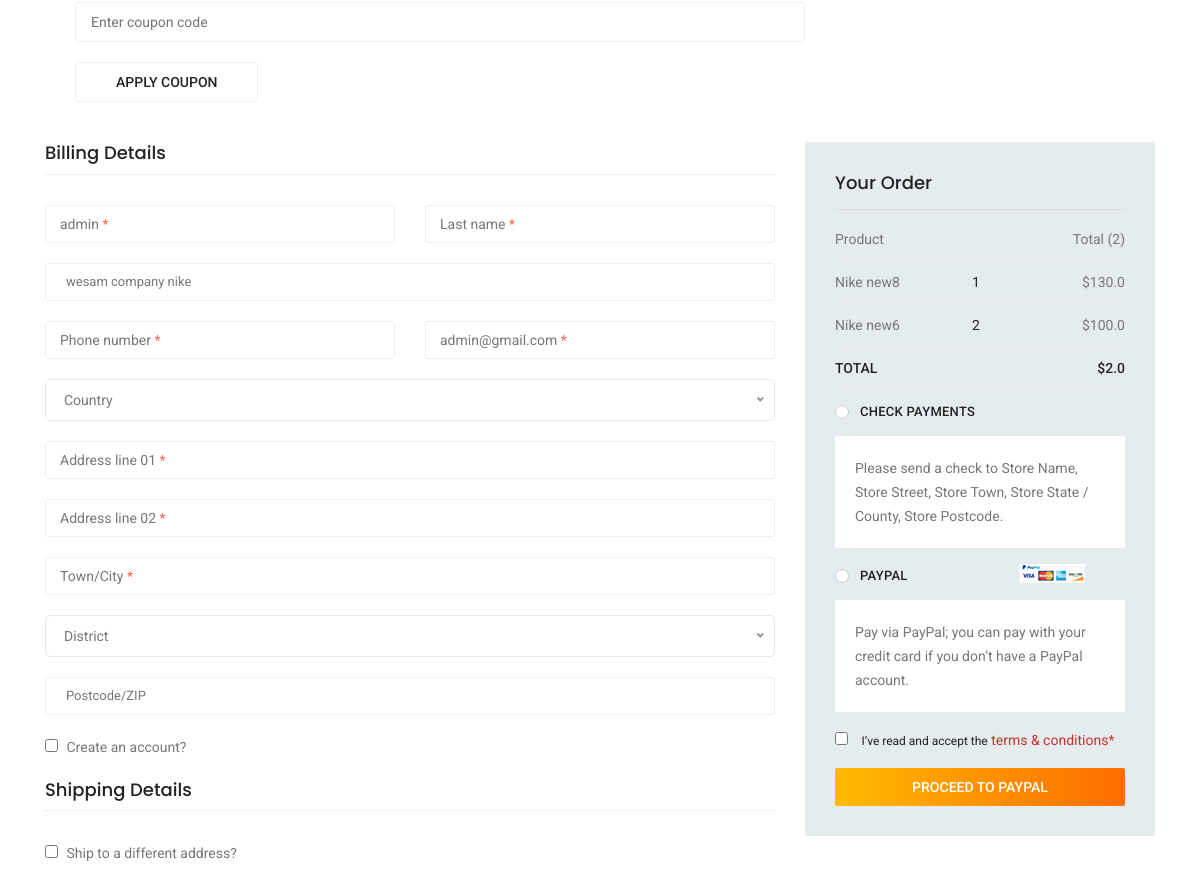
Page /orders/checkout (signed in, middle part) on the earlier database version.
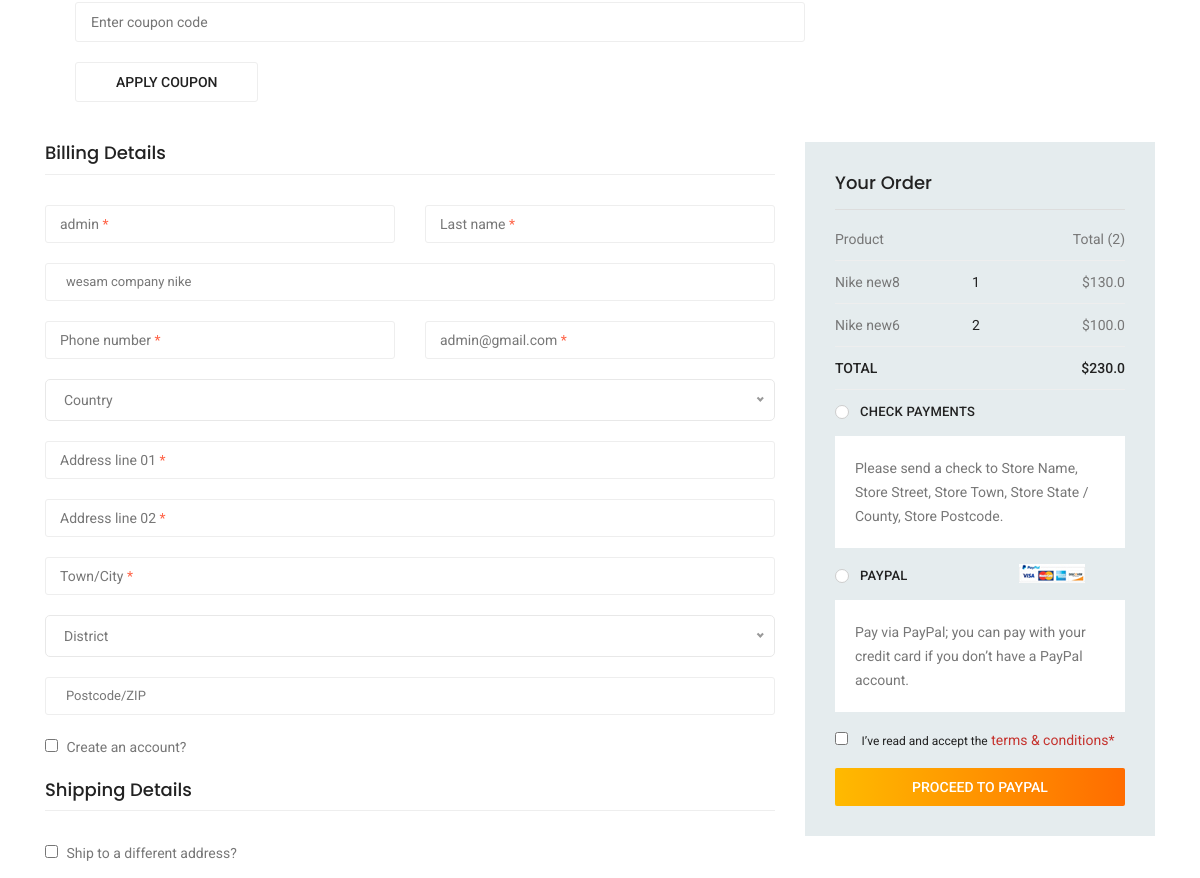
Same page on the later database version.
### orders/models.py (models this page shows)
class Cart(models.Model):
    user = models.ForeignKey(User,related_name='cart_user',on_delete=models.SET_NULL,blank=True,null=True)
    completed = models.BooleanField(default=False)
    coupon = models.ForeignKey('Coupon',related_name='cart_coupon',on_delete=models.SET_NULL , null=True,blank=True)
    total_with_coupon = models.FloatField(null=True,blank=True)
    def cart_total(self):
        total = 0
        for nike in self.cart_detail.all():
            total += nike.total
        return round(total,2)

class CartDetail(models.Model):
    cart = models.ForeignKey(Cart , related_name='cart_detail',on_delete=models.CASCADE)
    nike = models.ForeignKey(Nike , related_name='cart_nike',on_delete=models.SET_NULL,null=True)
    price = models.FloatField(default=0)
    quantity = models.IntegerField(default=1)
    total = models.FloatField(default=0)

### orders/views.py (the view, shortened to what this page needs)
# urls.py: path('checkout' , chackout_page),
def chackout_page(request):
    cart = Cart.objects.get(user=request.user , completed=False)
    cart_detail = CartDetail.objects.filter(cart=cart)
    sub_total = cart.cart_total()
    discount = 0
    total = sub_total
    return render(request,'orders/checkout.html',{
        'cart_detail':cart_detail ,
        'sub_total': sub_total ,
        'total': total ,
        'discount': discount
        })

### nike/models.py (called while the page is built)
    def __str__(self):
        return self.name

### orders/cart_context_processor.py (called while the page is built)
def get_cart_data(request):
    if request.user.is_authenticated:
        cart , created = Cart.objects.get_or_create(user=request.user,completed=False)
        cart_detail = CartDetail.objects.filter(cart=cart)
        return {'cart_data':cart, 'cart_detail_data':cart_detail}
    else:
        return {}

### orders/templates/orders/checkout.html (shortened to what the changed rows need)
{% extends "base.html" %}
{% load static %}
{% block body %}
    <section class="checkout_area section_gap">
        <div class="container">
            <div class="billing_details">
                <div class="row">
                    <div class="col-lg-4">
                        <div class="order_box">
                            <h2>Your Order</h2>
                            <ul class="list list_2">
                                <li><a href="#">Total <span>${{cart_data.cart_total}}</span></a></li>
                            </ul>
                        </div>
                    </div>
                </div>
            </div>
        </div>
    </section>
	{% endblock body %}

Differences in the rows shown:
changed through a linked row, Cart: cart_total "2.0" → "230.0"
